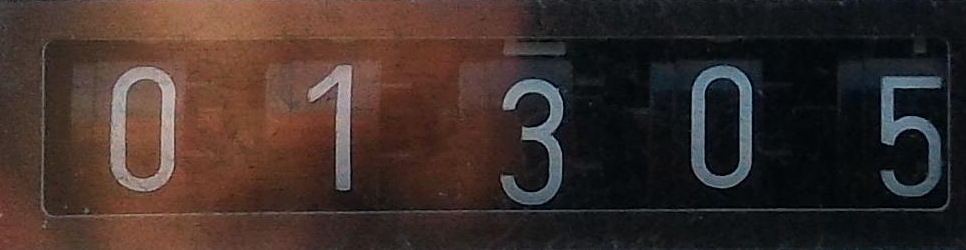
#> input picture counter_images/01305.png, 966 x 250 px
$ python binarization.py
#> lines starting #> are read from the running program, lines starting #| are printed output that depends on the picture; after the words box and inside, x2 and y2 are one past the last pixel; in counts of white or black regions, pixels touching at a corner belong together
import matplotlib
import matplotlib.pyplot as plt
import cv2

from skimage.data import page
from skimage.filters import (threshold_otsu, threshold_niblack,
                             threshold_sauvola)


matplotlib.rcParams['font.size'] = 9


# image = page()
image = cv2.imread("../counter_images/01305.png", cv2.IMREAD_GRAYSCALE)
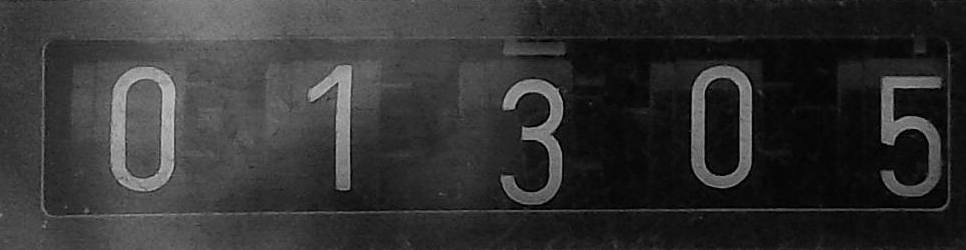
#> image: shape (250, 966); min 0, max 198, mean 50.7
# image = cv2.imread("../venv/lib/python3.7/site-packages/skimage/data/page.png", cv2.IMREAD_GRAYSCALE)

image = 255 - image
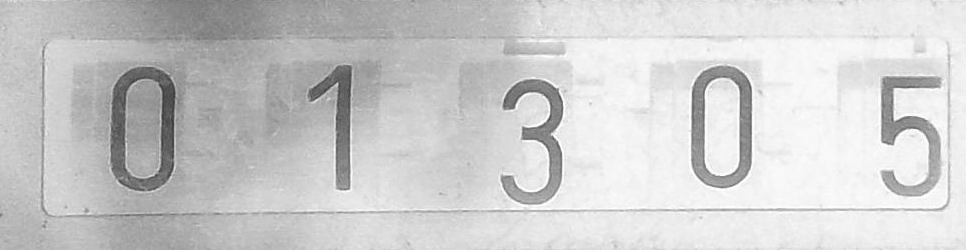
#> image: shape (250, 966); min 57, max 255, mean 204.3


image = cv2.medianBlur(image, 7)

binary_global = image > threshold_otsu(image)
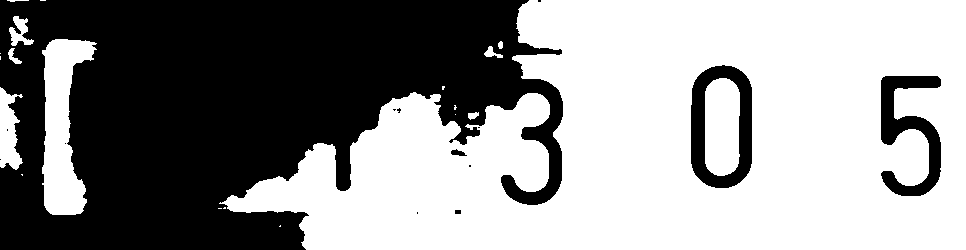
#> binary_global: shape (250, 966) bool; 57.3% white; 14 black regions (9 under 20 px), largest, box (x1, y1, x2, y2) and area: (0, 0, 563, 250) 96164, (691, 65, 752, 188) 3601, (881, 76, 941, 196) 3252, (451, 149, 467, 156) 66, (455, 210, 461, 214) 24

window_size = 41
thresh_niblack = threshold_niblack(image, window_size=window_size, k=0.8)
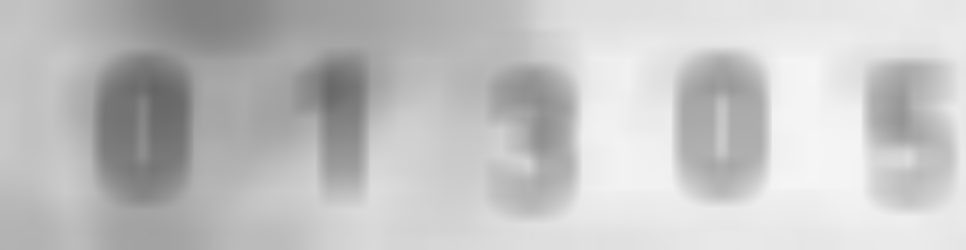
#> thresh_niblack: shape (250, 966) float64; min 101.3, max 245.8, mean 194.4
thresh_sauvola = threshold_sauvola(image, window_size=window_size, k=.1)
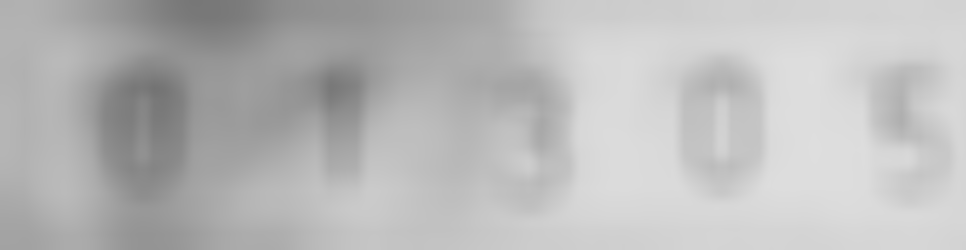
#> thresh_sauvola: shape (250, 966) float64; min 115.8, max 222.2, mean 186.2

binary_niblack = image > thresh_niblack
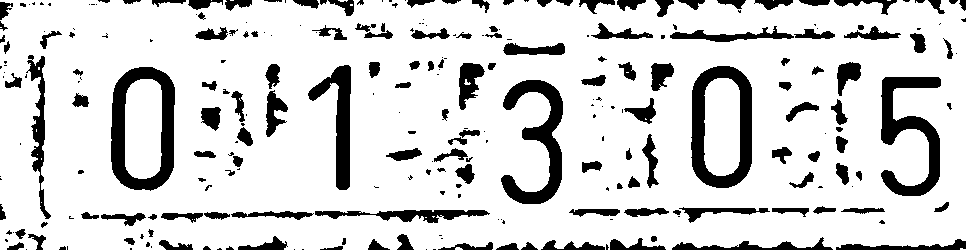
#> binary_niblack: shape (250, 966) bool; 83.6% white; 270 black regions (116 under 20 px), largest, box (x1, y1, x2, y2) and area: (111, 67, 175, 191) 3572, (691, 66, 752, 188) 3395, (881, 77, 941, 196) 3032
binary_sauvola = image > thresh_sauvola
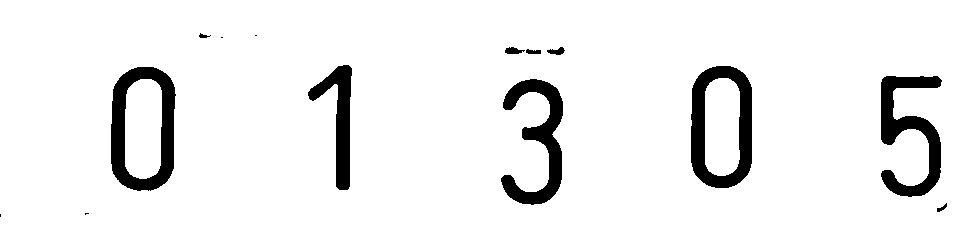
#> binary_sauvola: shape (250, 966) bool; 93.4% white; 14 black regions (4 under 20 px), largest, box (x1, y1, x2, y2) and area: (111, 67, 176, 191) 3675, (691, 66, 752, 188) 3539, (881, 76, 942, 197) 3213

plt.figure(figsize=(8, 7))
plt.subplot(2, 2, 1)
plt.imshow(image, cmap=plt.cm.gray)
plt.title('Original')
plt.axis('off')

plt.subplot(2, 2, 2)
plt.title('Global Threshold')
plt.imshow(binary_global, cmap=plt.cm.gray)
plt.axis('off')

plt.subplot(2, 2, 3)
plt.imshow(binary_niblack, cmap=plt.cm.gray)
plt.title('Niblack Threshold')
plt.axis('off')

plt.subplot(2, 2, 4)
plt.imshow(binary_sauvola, cmap=plt.cm.gray)
plt.title('Sauvola Threshold')
plt.axis('off')

plt.show()

$ run again, with counter_images/1234.png copied over counter_images/01305.png
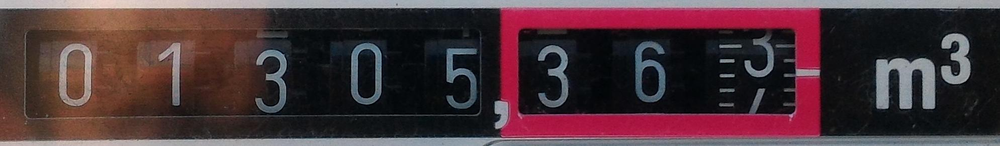
#> input picture counter_images/1234.png, 1000 x 146 px, shrunk from 1989 x 291 before the run
#> `binary_global = image > threshold_otsu(image)`:
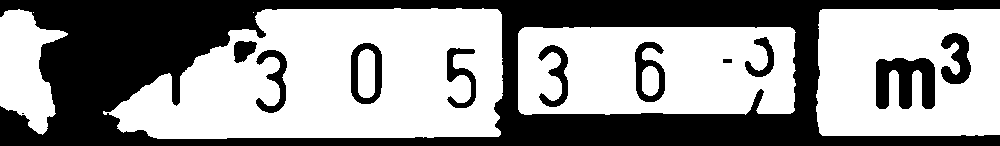
#> binary_global: shape (146, 1000) bool; 58.4% white; 12 black regions (1 under 20 px), largest, box (x1, y1, x2, y2) and area: (0, 0, 1000, 146) 52802, (876, 58, 935, 109) 2119, (941, 33, 971, 84) 928
#> binary_niblack: shape (146, 1000) bool; 81.4% white; 60 black regions (22 under 20 px), largest, box (x1, y1, x2, y2) and area: (0, 0, 1000, 8) 7962, (0, 137, 1000, 146) 7094, (876, 58, 935, 109) 1891
#> `binary_sauvola = image > thresh_sauvola`:
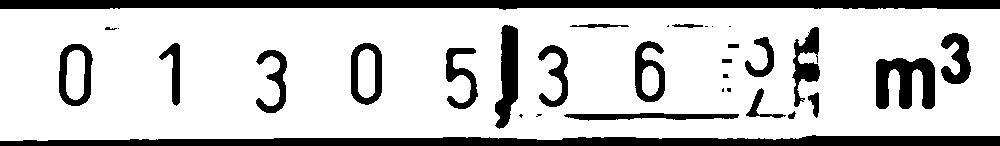
#> binary_sauvola: shape (146, 1000) bool; 79.6% white; 33 black regions (9 under 20 px), largest, box (x1, y1, x2, y2) and area: (0, 0, 1000, 10) 8254, (0, 135, 1000, 146) 7898, (876, 58, 935, 109) 2041
